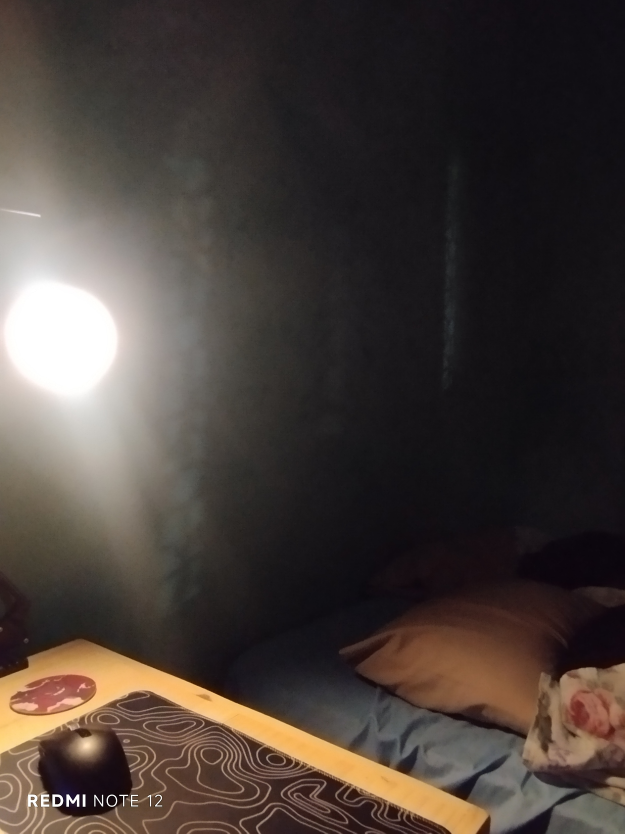
//> input picture capitulo_17/cena_escura.jpg, 1875 x 2500 px (shown at 1/3 size)
$ ./homomorfico cena_escura.jpg   (built with g++ and OpenCV 4)
//> lines starting //> are read from the running program, lines starting //| are printed output that depends on the picture
#include <algorithm>
#include <cmath>
#include <iomanip>
#include <iostream>
#include <opencv2/opencv.hpp>
#include <vector>

// Variaveis globais para atualizacao interativa pelas trackbars
cv::Mat origGray;
cv::Mat complexInput;
cv::Mat filteredResult;
cv::Mat filterVis;

int gammaL_slider = 40;   // gamma_L = slider / 100.0 (0.00 a 1.00)
int gammaH_slider = 200;  // gamma_H = slider / 100.0 (0.00 a 4.00)
int c_slider = 10;        // c       = slider / 10.0  (0.1 a 10.0)
int d0_slider = 30;       // D0      = frequencia de corte (pixels)

void swapQuadrants(cv::Mat& image) {
  cv::Mat tmp, A, B, C, D;

  image = image(cv::Rect(0, 0, image.cols & -2, image.rows & -2));

  int centerX = image.cols / 2;
  int centerY = image.rows / 2;

  A = image(cv::Rect(0, 0, centerX, centerY));
  B = image(cv::Rect(centerX, 0, centerX, centerY));
  C = image(cv::Rect(0, centerY, centerX, centerY));
  D = image(cv::Rect(centerX, centerY, centerX, centerY));

  A.copyTo(tmp);
  D.copyTo(A);
  tmp.copyTo(D);

  C.copyTo(tmp);
  B.copyTo(C);
  tmp.copyTo(B);
}

void makeHomomorphicFilter(const cv::Mat& image, cv::Mat& filter, float gammaL,
                           float gammaH, float c, float d0) {
  cv::Mat_<float> filter2D(image.rows, image.cols);
  int centerX = image.cols / 2;
  int centerY = image.rows / 2;
  float d0_sq = d0 * d0;

  for (int i = 0; i < image.rows; i++) {
    for (int j = 0; j < image.cols; j++) {
      float d2 = static_cast<float>((i - centerY) * (i - centerY) +
                                    (j - centerX) * (j - centerX));
      filter2D.at<float>(i, j) =
          (gammaH - gammaL) * (1.0f - std::exp(-c * (d2 / d0_sq))) + gammaL;
    }
  }

  cv::normalize(filter2D, filterVis, 0, 1, cv::NORM_MINMAX);

  cv::Mat planes[] = {filter2D, cv::Mat::zeros(filter2D.size(), CV_32F)};
  cv::merge(planes, 2, filter);
}

void applyHomomorphicFilter(int, void*) {
  float gammaL = gammaL_slider / 100.0f;
  float gammaH = gammaH_slider / 100.0f;
  float c = std::max(1, c_slider) / 10.0f;
  float d0 = static_cast<float>(std::max(1, d0_slider));

  cv::Mat filter, filtered;
  makeHomomorphicFilter(complexInput, filter, gammaL, gammaH, c, d0);

  // Multiplicacao no dominio da frequencia
  cv::mulSpectrums(complexInput, filter, filtered, 0);

  // DFT inversa com escalonamento (DFT_SCALE evita overflow no exp)
  swapQuadrants(filtered);
  cv::idft(filtered, filtered, cv::DFT_SCALE);

  std::vector<cv::Mat> planos;
  cv::split(filtered, planos);

  // Recorta para o tamanho original (remove o padding)
  cv::Rect roi(0, 0, origGray.cols, origGray.rows);
  cv::Mat result = planos[0](roi).clone();

  // Exponencial para retornar do dominio logaritmico
  cv::exp(result, result);
  result -= 1.0f;

  // Normaliza para [0, 1] para exibicao
  cv::normalize(result, filteredResult, 0, 1, cv::NORM_MINMAX);

  cv::imshow("Original (Cinza)", origGray);
  cv::imshow("Filtro Homomorfico", filteredResult);
  cv::imshow("Mascara H(u,v)", filterVis);
}

void saveResults() {
  float gammaL = gammaL_slider / 100.0f;
  float gammaH = gammaH_slider / 100.0f;
  float c = std::max(1, c_slider) / 10.0f;
  float d0 = static_cast<float>(std::max(1, d0_slider));

  cv::Mat outFiltered, outFilter;
  filteredResult.convertTo(outFiltered, CV_8U, 255.0);
  filterVis.convertTo(outFilter, CV_8U, 255.0);

  cv::imwrite("resultado_original_cinza.png", origGray);
  cv::imwrite("resultado_homomorfico.png", outFiltered);
  cv::imwrite("resultado_filtro_homomorfico.png", outFilter);

  std::cout << std::fixed << std::setprecision(2)
            << "\nImagens salvas em capitulo_17/:\n"
            << "  - resultado_original_cinza.png\n"
            << "  - resultado_homomorfico.png\n"
            << "  - resultado_filtro_homomorfico.png\n"
            << "Parametros utilizados: gamma_L = " << gammaL
            << ", gamma_H = " << gammaH << ", c = " << c << ", D0 = " << d0
            << std::endl;
}

int main(int argc, char** argv) {
  if (argc < 2) {
    std::cout << "Uso: " << argv[0] << " <imagem_mal_iluminada>" << std::endl;
    return EXIT_FAILURE;
  }

  origGray = cv::imread(argv[1], cv::IMREAD_GRAYSCALE);
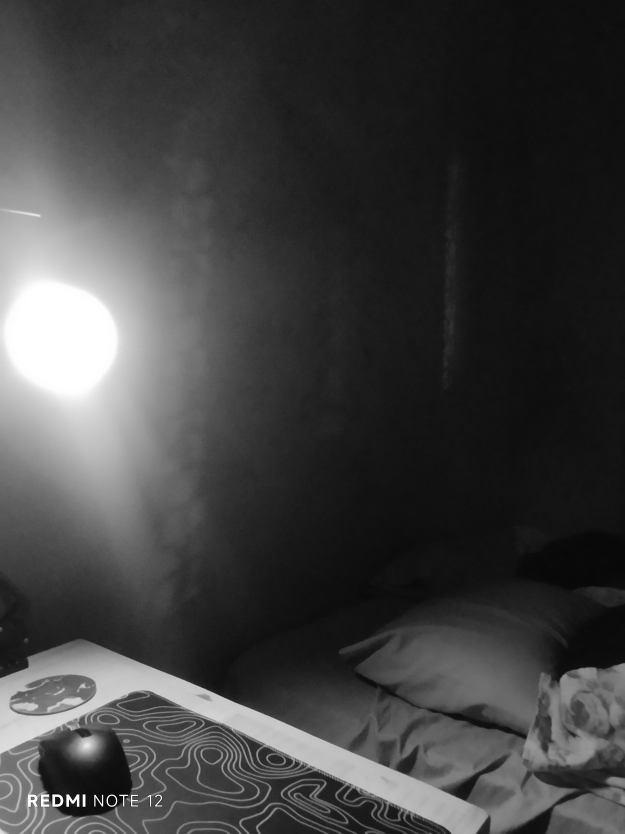
//> origGray: 2500 rows x 1875 cols, CV_8UC1 (shown at 1/3 size); min 0, max 255, mean 64.3
  if (origGray.empty()) {
    std::cout << "Erro abrindo imagem: " << argv[1] << std::endl;
    return EXIT_FAILURE;
  }

  // Redimensiona fotos muito grandes para manter as trackbars fluidas
  int maxDim = std::max(origGray.rows, origGray.cols);
//> maxDim = 2500
  if (maxDim > 800) {
    double scale = 800.0 / maxDim;
//> scale = 0.32
    cv::resize(origGray, origGray, cv::Size(), scale, scale, cv::INTER_AREA);
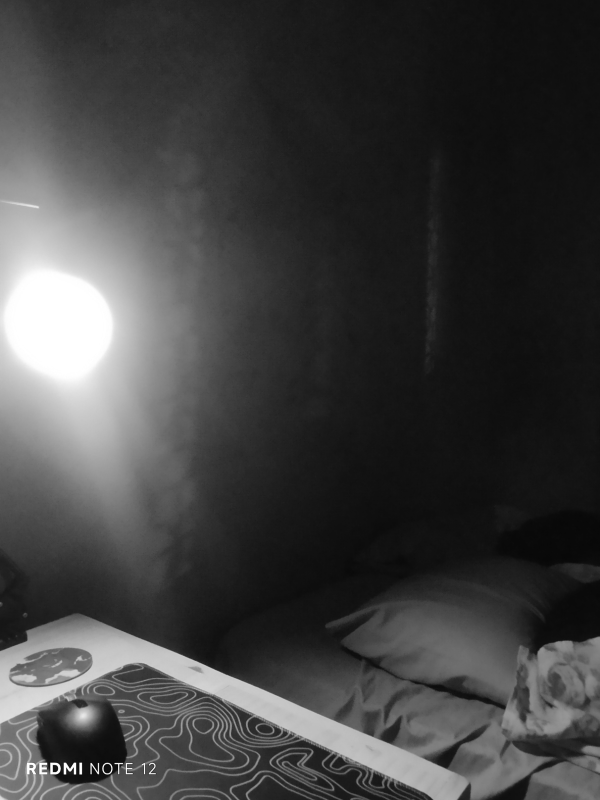
//> origGray: 800 rows x 600 cols, CV_8UC1; min 7, max 255, mean 64.3
  }

  // Tamanho otimo e par para a DFT (evita recorte no swapQuadrants)
  int dft_M = cv::getOptimalDFTSize(origGray.rows);
//> dft_M = 800
  int dft_N = cv::getOptimalDFTSize(origGray.cols);
//> dft_N = 600
  while (dft_M % 2 != 0) dft_M = cv::getOptimalDFTSize(dft_M + 1);
//> after the loop, dft_M = 800
  while (dft_N % 2 != 0) dft_N = cv::getOptimalDFTSize(dft_N + 1);
//> after the loop, dft_N = 600

  // Padding replicando a borda (reduz artefatos de ringing ao realcar altas freq.)
  cv::Mat padded;
  cv::copyMakeBorder(origGray, padded, 0, dft_M - origGray.rows, 0,
                     dft_N - origGray.cols, cv::BORDER_REPLICATE);

  // Conversao para float e transformacao logaritmica ln(1 + f(x,y))
  cv::Mat paddedFloat, logPadded;
  padded.convertTo(paddedFloat, CV_32F);
  cv::log(paddedFloat + 1.0f, logPadded);

  // Monta matriz complexa e pre-calcula a DFT uma unica vez
  std::vector<cv::Mat> planos;
  planos.push_back(logPadded);
  planos.push_back(cv::Mat::zeros(logPadded.size(), CV_32F));
  cv::merge(planos, complexInput);

  cv::dft(complexInput, complexInput);
  swapQuadrants(complexInput);

  cv::namedWindow("Filtro Homomorfico", cv::WINDOW_AUTOSIZE);
  int maxD0 = std::min(dft_M, dft_N) / 2;
//> maxD0 = 300
  d0_slider = std::min(d0_slider, maxD0);
//> d0_slider = 30

  cv::createTrackbar("gamma_L (x100)", "Filtro Homomorfico", &gammaL_slider,
                     100, applyHomomorphicFilter);
  cv::createTrackbar("gamma_H (x100)", "Filtro Homomorfico", &gammaH_slider,
                     400, applyHomomorphicFilter);
  cv::createTrackbar("c (x10)", "Filtro Homomorfico", &c_slider, 100,
                     applyHomomorphicFilter);
  cv::createTrackbar("D0", "Filtro Homomorfico", &d0_slider, maxD0,
                     applyHomomorphicFilter);

  applyHomomorphicFilter(0, nullptr);
//> after the loop in makeHomomorphicFilter, `for (int i = 0; i < image.rows; i++)`:
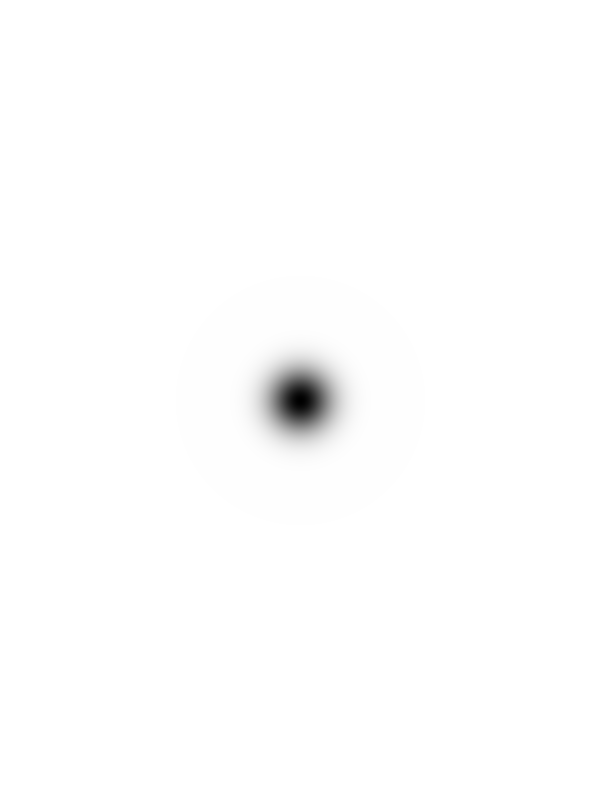
//> filter2D: 800 rows x 600 cols, CV_32FC1; min 0.4, max 2, mean 1.99; drawn with min black and max white
//> in applyHomomorphicFilter, `cv::imshow("Filtro Homomorfico", filteredResult);`:
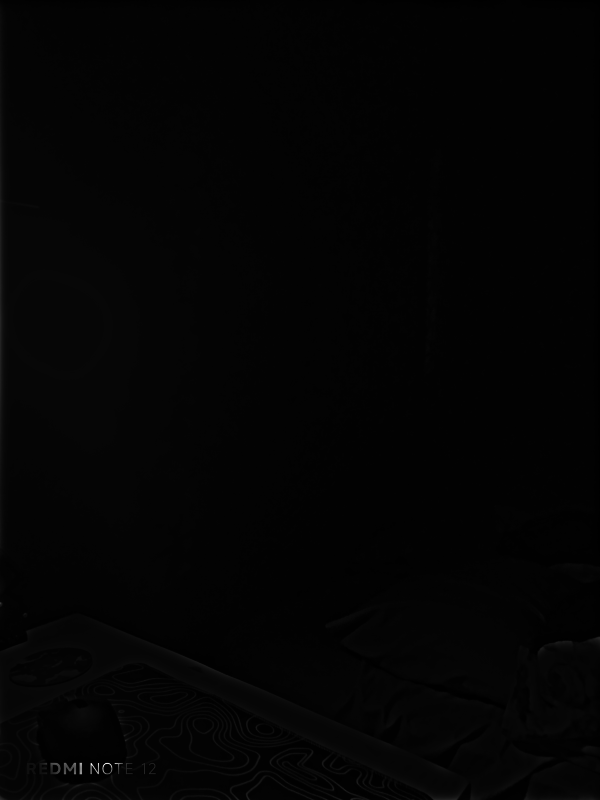
//> window 'Filtro Homomorfico': 800 rows x 600 cols, CV_8UC1; min 0, max 255, mean 3.6

  std::cout << "Ajuste as trackbars na janela 'Filtro Homomorfico'.\n"
            << "Pressione 's' para salvar ou 'ESC' para salvar e sair."
            << std::endl;

  while (true) {
    int key = cv::waitKey(30);
//> the Esc key is pressed
    if (key == 's' || key == 'S') {
      saveResults();
    } else if (key == 27) {  // ESC
      saveResults();
//| Imagens salvas em capitulo_17/:
//|   - resultado_original_cinza.png
//|   - resultado_homomorfico.png
//|   - resultado_filtro_homomorfico.png
//| Parametros utilizados: gamma_L = 0.40, gamma_H = 2.00, c = 1.00, D0 = 30.00
      break;
    }
  }

  return EXIT_SUCCESS;
}
